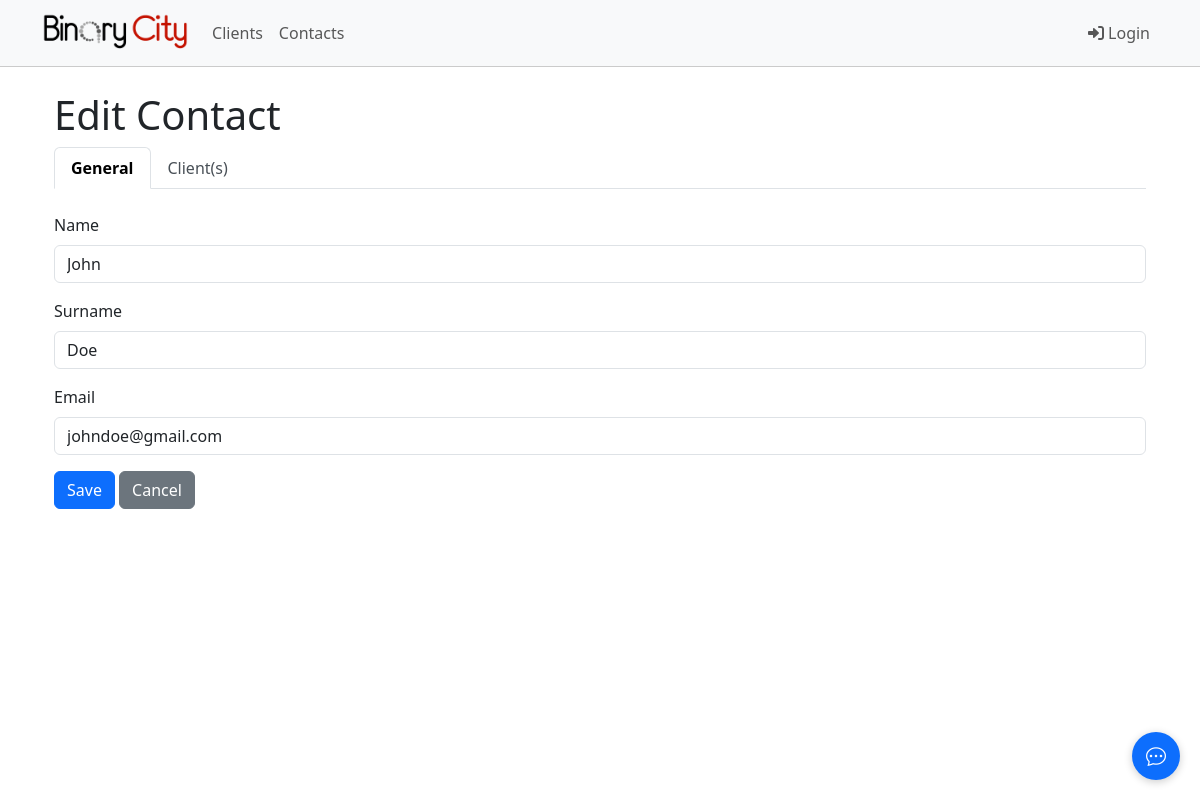
The app's page /contacts/7/edit/ with its own data.
### binarycity/models.py (models this page shows, shortened)
class Contact(models.Model):
    name = models.CharField(max_length=255, db_index=True)
    surname = models.CharField(max_length=255, db_index=True)
    email = models.EmailField(unique=True, validators=[EmailValidator()], db_index=True)
    created_at = models.DateTimeField(auto_now_add=True, db_index=True)
    updated_at = models.DateTimeField(auto_now=True)
    class Meta:
        ordering = ['surname', 'name']
        indexes = [
            models.Index(fields=['surname', 'name']),
            models.Index(fields=['email']),
            models.Index(fields=['created_at']),
        ]

### binarycity/views.py (the view)
# urls.py: path('contacts/<int:pk>/edit/', views.ContactUpdateView.as_view(), name='contact_update'),
class ContactUpdateView(UpdateView):
    model = Contact
    form_class = ContactForm
    template_name = 'binarycity/contact_form.html'
    success_url = reverse_lazy('contact_list')
    def get_context_data(self, **kwargs):
        context = super().get_context_data(**kwargs)
        all_clients = Client.objects.all()
        linked_clients = self.object.clients.all()
        linked_paginator = Paginator(linked_clients, 5)
        linked_page = self.request.GET.get('linked_page', 1)
        context['linked_clients'] = linked_paginator.get_page(linked_page)
        available_clients = all_clients.exclude(id__in=linked_clients.values_list('id', flat=True))
        available_paginator = Paginator(available_clients, 5)
        available_page = self.request.GET.get('available_page', 1)
        context['clients'] = available_paginator.get_page(available_page)
        return context

### binarycity/forms.py (shortened to what this page needs)
class ContactForm(forms.ModelForm):
    class Meta:
        model = Contact
        fields = ['name', 'surname', 'email']
        widgets = {
            'name': forms.TextInput(attrs={
                'class': 'form-control',
                'placeholder': 'Enter first name'
            }),
            'surname': forms.TextInput(attrs={
                'class': 'form-control',
                'placeholder': 'Enter surname'
            }),
            'email': forms.EmailInput(attrs={
                'class': 'form-control',
                'placeholder': 'Enter email address'
            }),
        }

### binarycity/templates/binarycity/contact_form.html (shortened to what this page needs)
{% extends 'base.html' %}
{% block content %}
<div class="container">
    <h1>{% if object %}Edit{% else %}New{% endif %} Contact</h1>
    <ul class="nav nav-tabs mb-4" id="contactTabs" role="tablist">
        <li class="nav-item">
            <a class="nav-link active" id="general-tab" data-bs-toggle="tab" href="#general" role="tab">General</a>
        </li>
        {% if object %}
        <li class="nav-item">
            <a class="nav-link" id="clients-tab" data-bs-toggle="tab" href="#clients" role="tab">Client(s)</a>
        </li>
        {% endif %}
    </ul>
    <div class="tab-content" id="contactTabContent">
        <div class="tab-pane fade show active" id="general" role="tabpanel">
            <form method="post" class="needs-validation" novalidate>
                <div class="mb-3">
                    <label for="{{ form.name.id_for_label }}" class="form-label">Name</label>
                    {{ form.name }}
                </div>
                <div class="mb-3">
                    <label for="{{ form.surname.id_for_label }}" class="form-label">Surname</label>
                    {{ form.surname }}
                </div>
                <div class="mb-3">
                    <label for="{{ form.email.id_for_label }}" class="form-label">Email</label>
                    {{ form.email }}
                </div>
                <button type="submit" class="btn btn-primary">Save</button>
                <a href="{% url 'contact_list' %}" class="btn btn-secondary">Cancel</a>
            </form>
        </div>
    </div>
</div>
{% endblock %}

### binarycity/templates/base.html (style rules this page uses)
.nav-tabs .nav-link { color: #495057; }
.nav-tabs .nav-link.active { font-weight: bold; }

### records on screen
Contact: name "John", surname "Doe", email "johndoe@gmail.com"
